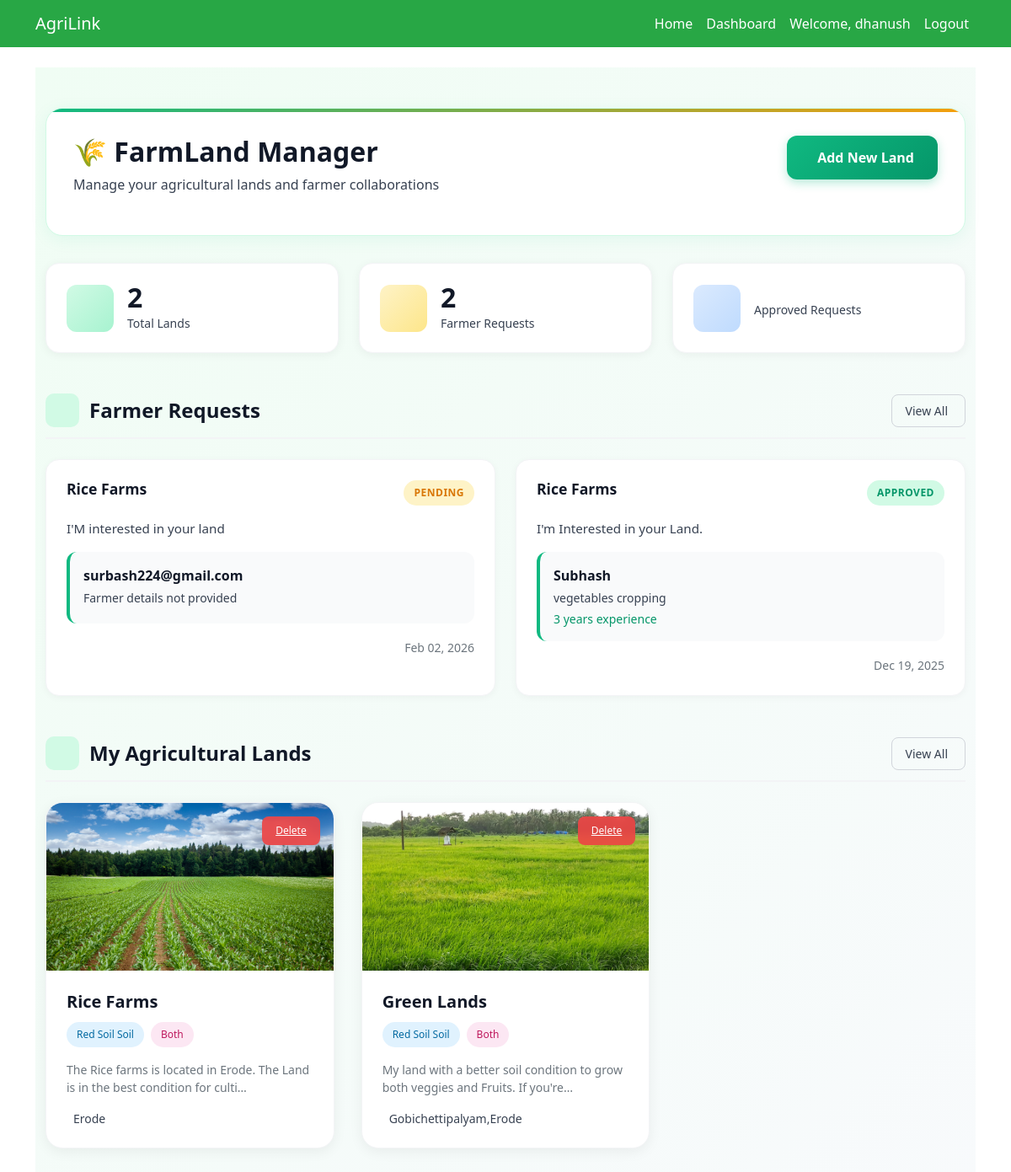
The page /landowner/dashboard/ (signed in) on the database its author committed.
### accounts/models.py (models this page shows, shortened)
class LandRequest(models.Model):
    STATUS_CHOICES = (
        ('pending', 'Pending'),
        ('approved', 'Approved'),
        ('rejected', 'Rejected'),
        ('cancelled', 'Cancelled'),
    )
    farmer = models.ForeignKey(User, on_delete=models.CASCADE, related_name='land_requests')
    land = models.ForeignKey(Land, on_delete=models.CASCADE, related_name='requests')
    message = models.TextField(blank=True)
    status = models.CharField(max_length=20, choices=STATUS_CHOICES, default='pending')
    created_at = models.DateTimeField(auto_now_add=True)
    class Meta:
        ordering = ['-created_at']

class Land(models.Model):
    SOIL_CHOICES = (
        ('black', 'Black Soil'),
        ('red', 'Red Soil'),
        ('alluvial', 'Alluvial Soil'),
        ('sandy', 'Sandy Soil'),
    )
    SUITABLE_CHOICES = (
        ('vegetables', 'Vegetables'),
        ('fruits', 'Fruits'),
        ('both', 'Both'),
    )
    owner = models.ForeignKey(User, on_delete=models.CASCADE, related_name='lands')
    farm_name = models.CharField(max_length=200)
    soil_type = models.CharField(max_length=50, choices=SOIL_CHOICES)
    suitable_for = models.CharField(max_length=50, choices=SUITABLE_CHOICES)
    location = models.CharField(max_length=200)
    phone = models.CharField(max_length=15)
    description = models.TextField()
    created_at = models.DateTimeField(auto_now_add=True)

class FarmerDetails(models.Model):
    user = models.OneToOneField(User, on_delete=models.CASCADE, related_name='farmer_details')
    farmer_name = models.CharField(max_length=100)
    phone = models.CharField(max_length=15)
    email = models.EmailField()
    experience_years = models.PositiveIntegerField()
    field_experience = models.CharField(max_length=100)
    description = models.TextField()

class LandImage(models.Model):
    land = models.ForeignKey(Land, on_delete=models.CASCADE, related_name='images')
    image = models.ImageField(upload_to='land_photos/')

### accounts/views.py (the view, shortened to what this page needs)
# urls.py: path('landowner/dashboard/', landowner_dashboard, name='landowner_dashboard'),
@login_required
def landowner_dashboard(request):
    profile = get_object_or_404(Profile, user=request.user)
    if profile.user_type != 'landowner':
        return redirect('dashboard')
    lands = Land.objects.filter(owner=request.user)
    requests = LandRequest.objects.filter(land__owner=request.user)
    land_form = LandForm()
    return render(request, 'landowner_dashboard.html', {
        'lands': lands,
        'requests': requests,
        'land_form': land_form,
    })

### templates/landowner_dashboard.html (shortened to what this page needs)
{% extends 'base.html' %}
{% block content %}
<div class="dashboard-container">
    <div class="container py-4">
        <div class="dashboard-header">
            <div class="d-flex justify-content-between align-items-start">
                <div>
                    <h1 class="header-title">🌾 FarmLand Manager</h1>
                    <p class="header-subtitle">Manage your agricultural lands and farmer collaborations</p>
                </div>
                <button class="add-land-btn" data-bs-toggle="modal" data-bs-target="#addLandModal">
                     Add New Land
                </button>
            </div>
        </div>
        <div class="stats-grid">
            <div class="stat-card" onclick="window.location.hash='#lands'">
                <div class="stat-icon lands">
                </div>
                <div>
                    <div class="stat-number">{{ lands|length }}</div>
                    <div class="stat-label">Total Lands</div>
                </div>
            </div>
            <div class="stat-card" onclick="window.location.hash='#requests'">
                <div class="stat-icon requests">
                </div>
                <div>
                    <div class="stat-number">{{ requests|length }}</div>
                    <div class="stat-label">Farmer Requests</div>
                </div>
            </div>
            <div class="stat-card">
                <div class="stat-icon approved">
                </div>
                <div>
                    <div class="stat-label">Approved Requests</div>
                </div>
            </div>
        </div>
        <div class="section-header" id="requests">
            <div class="section-title-container">
                <div class="section-icon">
                </div>
                <h2 class="section-title">Farmer Requests</h2>
            </div>
            {% if requests %}
            <button class="view-all-btn" onclick="showAllRequests()">
                View All
            </button>
            {% endif %}
        </div>
        {% if requests %}
        <div class="requests-grid">
            {% for r in requests|slice:":4" %}
            <div class="request-card"
                 data-bs-toggle="modal"
                 data-bs-target="#requestModal"
                 data-request-id="{{ r.id }}"
                 data-farm-name="{{ r.land.farm_name }}"
                 data-farmer-name="{% if r.farmer.farmer_details %}{{ r.farmer.farmer_details.farmer_name }}{% else %}{{ r.farmer.username }}{% endif %}"
                 data-farmer-experience="{% if r.farmer.farmer_details %}{{ r.farmer.farmer_details.field_experience }}{% else %}No experience specified{% endif %}"
                 data-farmer-years="{% if r.farmer.farmer_details %}{{ r.farmer.farmer_details.experience_years }} years{% else %}N/A{% endif %}"
                 data-farmer-phone="{% if r.farmer.farmer_details %}{{ r.farmer.farmer_details.phone }}{% else %}Not provided{% endif %}"
                 data-farmer-email="{{ r.farmer.email }}"
                 data-request-date="{{ r.created_at|date:'M d, Y' }}"
                 data-request-status="{{ r.status }}"
                 data-request-message="{{ r.message }}"
                 data-land-location="{{ r.land.location }}"
                 data-land-soil="{{ r.land.get_soil_type_display }}"
                 data-land-suitable="{{ r.land.get_suitable_for_display }}">
                <div class="request-header">
                    <h5 class="farm-name">{{ r.land.farm_name }}</h5>
                    <span class="request-badge badge-{{ r.status }}">
                        {{ r.status|title }}
                    </span>
                </div>
                <p class="request-message">{{ r.message|truncatechars:120 }}</p>
                {% if r.farmer.farmer_details %}
                <div class="farmer-info">
                    <div class="farmer-name">{{ r.farmer.farmer_details.farmer_name }}</div>
                    <div class="farmer-experience">{{ r.farmer.farmer_details.field_experience }}</div>
                    <div class="farmer-years">
                         {{ r.farmer.farmer_details.experience_years }} years experience
                    </div>
                </div>
                {% else %}
                <div class="farmer-info">
                    <div class="farmer-name">{{ r.farmer.username }}</div>
                    <div class="farmer-experience">Farmer details not provided</div>
                </div>
                {% endif %}
                <div class="text-end">
                    <small class="text-muted">
                         {{ r.created_at|date:"M d, Y" }}
                    </small>
                </div>
            </div>
            {% endfor %}
        </div>
        {% else %}
        <div class="empty-state">
            <div class="empty-icon">📭</div>
            <h3 class="empty-text">No requests yet</h3>
            <p class="empty-subtext">Farmer requests will appear here when farmers show interest in your lands</p>
        </div>
        {% endif %}
        <div class="section-header" id="lands">
            <div class="section-title-container">
                <div class="section-icon">
                </div>
                <h2 class="section-title">My Agricultural Lands</h2>
            </div>
            <button class="view-all-btn" onclick="scrollToLands()">
                View All
            </button>
        </div>
        {% if lands %}
        <div class="lands-grid">
            {% for land in lands %}
            <div class="land-card"
                 data-bs-toggle="modal"
                 data-bs-target="#landModal"
                 data-name="{{ land.farm_name }}"
                 data-location="{{ land.location }}"
                 data-soil="{{ land.get_soil_type_display }}"
                 data-suitable="{{ land.get_suitable_for_display }}"
                 data-phone="{{ land.phone }}"
                 data-description="{{ land.description }}"
                 data-image="{% if land.images.first %}{{ land.images.first.image.url }}{% endif %}">
                <a href="{% url 'delete_land' land.id %}"
                   class="delete-btn"
                   onclick="event.stopPropagation(); return confirm('Are you sure you want to delete this land?');">
                     Delete
                </a>
                {% if land.images.first %}
                <img src="{{ land.images.first.image.url }}" class="land-image" alt="{{ land.farm_name }}">
                {% else %}
                <div class="land-placeholder">
                    <i class="bi bi-tree"></i>
                </div>
                {% endif %}
                <div class="land-content">
                    <h3 class="land-title">{{ land.farm_name }}</h3>
                    <div class="land-tags">
                        <span class="land-tag soil">{{ land.get_soil_type_display }} Soil</span>
                        <span class="land-tag crop">{{ land.get_suitable_for_display }}</span>
                    </div>
                    <p class="text-muted mb-3 small">{{ land.description|truncatechars:80 }}</p>
                    <div class="land-location">
                        {{ land.location }}
                    </div>
                </div>
            </div>
            {% endfor %}
        </div>
        {% endif %}
    </div>
</div>
{% endblock %}

### templates/base.html (shortened to what this page needs)
<!DOCTYPE html>
<html lang="en">
<head>
    <link href="https://cdn.jsdelivr.net/npm/bootstrap@5.1.3/dist/css/bootstrap.min.css" rel="stylesheet">
</head>
<body>
    <nav class="navbar navbar-expand-lg navbar-dark">
        <div class="container">
            <a class="navbar-brand" href="{% url 'home' %}">AgriLink</a>
            <div class="collapse navbar-collapse" id="navbarNav">
                <ul class="navbar-nav ms-auto">
                    <li class="nav-item">
                        <a class="nav-link" href="{% url 'home' %}">Home</a>
                    </li>
                    {% if user.is_authenticated %}
                        <li class="nav-item">
                            <a class="nav-link" href="{% url 'dashboard' %}">Dashboard</a>
                        </li>
                        <li class="nav-item">
                            <span class="nav-link">Welcome, {{ user.first_name|default:user.username }}</span>
                        </li>
                        <li class="nav-item">
                            <a class="nav-link" href="{% url 'logout' %}">Logout</a>
                        </li>
                    {% endif %}
                </ul>
            </div>
        </div>
    </nav>
    <main class="container my-4">
        {% block content %}{% endblock %}
    </main>
</body>
</html>

### templates/base.html (style rules this page uses)
.navbar { background-color: #28a745; }
.navbar-brand, .nav-link { color: white !important; }

### rows shown on the page
LandRequest: land.farm_name "Rice Farms", status "PENDING", message "I'M interested in your land", farmer.username "surbash224@gmail.com", created_at "Feb 02, 2026"
LandRequest: land.farm_name "Rice Farms", status "APPROVED", message "I'm Interested in your Land.", farmer.farmer_details.farmer_name "Subhash", farmer.farmer_details.field_experience "vegetables cropping", farmer.farmer_details.experience_years "3", created_at "Dec 19, 2025"
Land: images.first.image (picture), farm_name "Rice Farms", soil_type "Red Soil", suitable_for "Both", description "The Rice farms is located in Erode. The Land is in the best condition for culti…", location "Erode"
Land: images.first.image (picture), farm_name "Green Lands", soil_type "Red Soil", suitable_for "Both", description "My land with a better soil condition to grow both veggies and Fruits. If you're…", location "Gobichettipalyam,Erode"

### other values the page prints
{{ user.first_name|default:user.username }} "dhanush"
{{ lands|length }} "2"
{{ requests|length }} "2"
